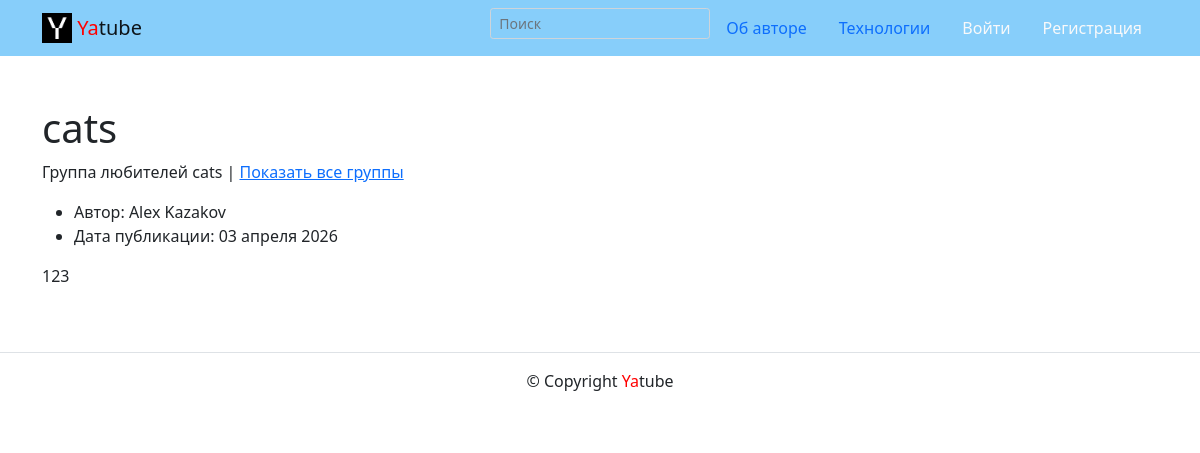
/group/cats, run on the app's committed database.
### posts/models.py (models this page shows, shortened)
class Group(models.Model):
    title = models.CharField(max_length=50)
    slug = models.CharField(max_length=25)
    desription = models.TextField()

class Post(CreatedModel):
    text = models.TextField(verbose_name='Текст поста', help_text='Введите текст поста')  # max_length=int
    author = models.ForeignKey(User, on_delete=models.CASCADE, related_name='posts')
    group = models.ForeignKey(Group, on_delete=models.CASCADE, blank=True, null=True)
    image = models.ImageField(verbose_name='Изображение', upload_to='posts/', blank=True)

### posts/views.py (the view)
# urls.py: path('group/<slug:slug>', views.group_posts, name='group_list'),
def group_posts(request, slug):
    group = get_object_or_404(Group, slug=slug)
    template = 'posts/group_list.html'
    posts = Post.objects.filter(group=group).order_by('-pub_date')
    paginator = Paginator(posts, 10)
    page_number = request.GET.get('page')
    page_obj = paginator.get_page(page_number)
    title = f'Записи сообщества: {slug}'
    context = {
        'title': title,
        'group': group,
        'page_obj': page_obj,
    }
    return render(request, template, context)

### templates/posts/group_list.html (shortened to what this page needs)
{% extends "base.html" %}
{% block content %}
<div class="container py-5">
  <h1>
    {{group.slug}}
  </h1>
  <p>
    Группа любителей {{group.slug}} |
    <a href="{% url 'posts:all_groups' %}">Показать все группы</a>
  </p>
  <article>
    {% for post in page_obj %}
    <ul>
      <li>
        Автор: {{ post.author.get_full_name }}
      </li>
      <li>
        Дата публикации: {{ post.pub_date|date:"d E Y" }}
      </li>
    </ul>
    <p>{{ post.text }}</p>
    {% endfor %}
</div>
{% endblock %}

### data on the page
Group: slug "cats"
Post: author.get_full_name "Alex Kazakov", pub_date "03 апреля 2026", text "123"
